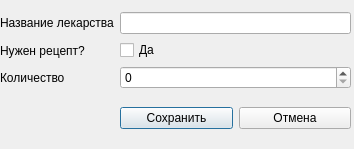
<?xml version="1.0" encoding="UTF-8"?>
<ui version="4.0">
 <class>Dialog</class>
 <widget class="QDialog" name="Dialog">
  <property name="geometry">
   <rect>
    <x>0</x>
    <y>0</y>
    <width>354</width>
    <height>149</height>
   </rect>
  </property>
  <property name="windowTitle">
   <string>Dialog</string>
  </property>
  <widget class="QWidget" name="layoutWidget">
   <property name="geometry">
    <rect>
     <x>0</x>
     <y>0</y>
     <width>351</width>
     <height>141</height>
    </rect>
   </property>
   <layout class="QGridLayout" name="gridLayout">
    <item row="0" column="0">
     <layout class="QVBoxLayout" name="verticalLayout_2">
      <item>
       <widget class="QLabel" name="NameMedicineLabel">
        <property name="text">
         <string>Название лекарства</string>
        </property>
       </widget>
      </item>
      <item>
       <widget class="QLabel" name="RecipeLabel">
        <property name="text">
         <string>Нужен рецепт?</string>
        </property>
       </widget>
      </item>
      <item>
       <widget class="QLabel" name="QuantityLabel">
        <property name="text">
         <string>Количество</string>
        </property>
       </widget>
      </item>
     </layout>
    </item>
    <item row="0" column="1">
     <layout class="QVBoxLayout" name="verticalLayout">
      <item>
       <widget class="QLineEdit" name="NameMedicineLineEdit"/>
      </item>
      <item>
       <widget class="QCheckBox" name="RecipeCheckBox">
        <property name="text">
         <string>Да</string>
        </property>
       </widget>
      </item>
      <item>
       <widget class="QSpinBox" name="QuantitySpinBox"/>
      </item>
     </layout>
    </item>
    <item row="1" column="1">
     <layout class="QHBoxLayout" name="horizontalLayout">
      <item>
       <widget class="QPushButton" name="SaveToJSONPushButton">
        <property name="text">
         <string>Сохранить</string>
        </property>
       </widget>
      </item>
      <item>
       <widget class="QPushButton" name="CancelPushButton">
        <property name="text">
         <string>Отмена</string>
        </property>
       </widget>
      </item>
     </layout>
    </item>
   </layout>
  </widget>
 </widget>
 <resources/>
 <connections/>
</ui>
